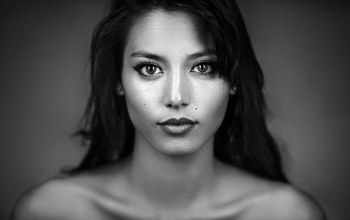
%> input picture course4/digital_signal_processing/lab4/face1.pgm, 350 x 220 px
$ octave task1.m   (GNU Octave 9; MATLAB toolbox functions it lacks are replaced by stand-ins)
%> lines starting %> are read from the running program, lines starting %| are printed output that depends on the picture; in (x1, y1, x2, y2) boxes, pixels count from 0 and x2, y2 are one past the last pixel; in counts of white or black regions, pixels touching at a corner belong together; the program's own positions count from 1
### course4/digital_signal_processing/lab4/regiongrow.m
function [g, NR, SI, TI] = regiongrow(f, S, T)
%REGIONGROW Perform segmentation by region growing.
%   [G, NR, SI, TI] = REGIONGROW(F, SR, T).  S can be an array (the
%   same size as F) with a 1 at the coordinates of every seed point
%   and 0s elsewhere.  S can also be a single seed value. Similarly,
%   T can be an array (the same size as F) containing a threshold
%   value for each pixel in F. T can also be a scalar, in which
%   case it becomes a global threshold.
%
%   On the output, G is the result of region growing, with each
%   region labeled by a different integer, NR is the number of
%   regions, SI is the final seed image used by the algorithm, and TI
%   is the image consisting of the pixels in F that satisfied the
%   threshold test.

%   Copyright 2002-2004 R. C. Gonzalez, R. E. Woods, & S. L. Eddins
%   Digital Image Processing Using MATLAB, Prentice-Hall, 2004
%   $Revision: 1.4 $  $Date: 2003/10/26 22:35:37 $

f = double(f);
% If S is a scalar, obtain the seed image.
if numel(S) == 1
   SI = f == S;
   S1 = S;
else
   % S is an array. Eliminate duplicate, connected seed locations
   % to reduce the number of loop executions in the following
   % sections of code.
   SI = bwmorph(S, 'shrink', Inf);
   J = find(SI);
   S1 = f(J); % Array of seed values.
end

TI = false(size(f));
for K = 1:length(S1)
   seedvalue = S1(K);
   S = abs(f - seedvalue) <= T;
   TI = TI | S;
end

% Use function imreconstruct with SI as the marker image to
% obtain the regions corresponding to each seed in S. Function
% bwlabel assigns a different integer to each connected region.
[g, NR] = bwlabel(imreconstruct(SI, TI));

### course4/digital_signal_processing/lab4/task1.m
f = imread('C:/Users/krist/Documents/repo/itmo/course4/digital_signal_processing/lab4/face1.pgm');
%> f is the input picture: size 220x350 uint8; min 0, max 255, mean 77.9

seeds = zeros(size(f));
seedx = [175 135 190 216];
seedy = [30 102 50 102];
seeds(sub2ind(size(f), seedy, seedx)) = 1;
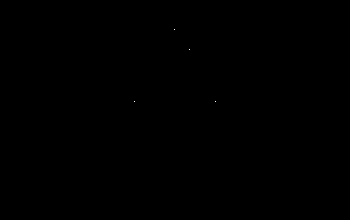
%> seeds: size 220x350 double; values 0 (black) and 1 (white), 0.01% white in thin lines or dots, all inside (x1, y1, x2, y2) = (134, 29, 216, 102)

[g, NR, SI] = regiongrow(f, seeds, 40);
%> in regiongrow, `S1 = f(J);`: S1 = [133; 186; 211; 160]
%> the loop in regiongrow, `for K = 1:length(S1)` made 4 passes
%> seedvalue on passes 1 to 4: 133, 186, 211, 160
%> pass 1, in regiongrow, `S = abs(f - seedvalue) <= T;`:
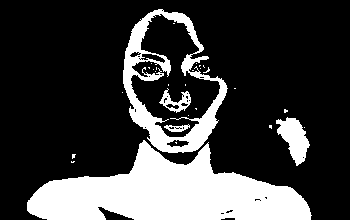
%> S: size 220x350 logical; 24.1% white; 29 white regions (24 under 20 px), largest, box (x1, y1, x2, y2) and area: (27, 140, 312, 220) 12815, (123, 9, 228, 153) 4331, (276, 117, 310, 166) 896, (159, 88, 191, 113) 313, (164, 124, 190, 132) 112
%> pass 2, in regiongrow, `TI = TI | S;`:
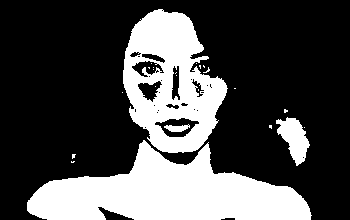
%> TI: size 220x350 logical; 29.6% white; 23 white regions (19 under 20 px), largest, box (x1, y1, x2, y2) and area: (27, 140, 312, 220) 12839, (123, 9, 228, 153) 8812, (276, 117, 310, 166) 896, (164, 124, 190, 132) 129
%> pass 3, in regiongrow, `S = abs(f - seedvalue) <= T;`:
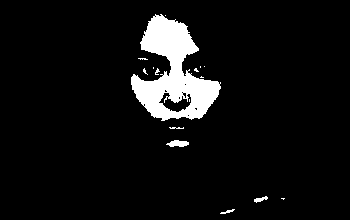
%> S: size 220x350 logical; 6.5% white; 16 white regions (11 under 20 px), largest, box (x1, y1, x2, y2) and area: (131, 14, 221, 121) 4697, (166, 140, 189, 147) 112, (254, 196, 268, 203) 49, (220, 209, 235, 214) 32, (169, 127, 184, 129) 22
%> after the loop in regiongrow, `for K = 1:length(S1)`:
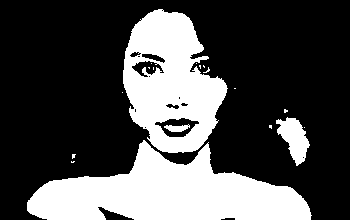
%> TI: size 220x350 logical; 30.3% white; 18 white regions (14 under 20 px), largest, box (x1, y1, x2, y2) and area: (27, 140, 312, 220) 12839, (123, 9, 228, 153) 9354, (276, 117, 310, 166) 896, (164, 124, 190, 132) 129
%> in regiongrow, `[g, NR] = bwlabel(imreconstruct(SI, TI));`:
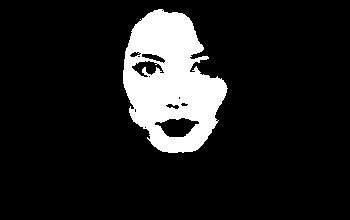
%> g: size 220x350 double; values 0 (black) and 1 (white), 12.1% white; 1 white region, box (x1, y1, x2, y2) and area: (123, 9, 228, 153) 9354
%> in regiongrow, `[g, NR] = bwlabel(imreconstruct(SI, TI));`: NR = 1
%> NR = 1
masked = f;
masked(g == 0) = 0;
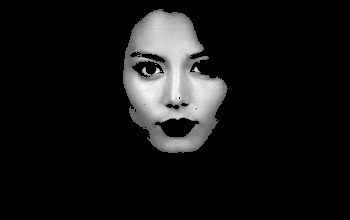
%> masked: size 220x350 uint8; min 0, max 251, mean 20.3

figure, imshow(f);
figure, imshow(g);
figure, imshow(masked);
figure, imshow(SI);

$ run again, with course4/digital_signal_processing/lab4/face2.pgm copied over course4/digital_signal_processing/lab4/face1.pgm
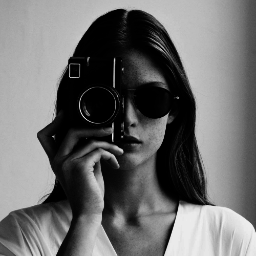
%> input picture course4/digital_signal_processing/lab4/face2.pgm, 256 x 256 px
%> f is the input picture: size 256x256 uint8; min 0, max 238, mean 108.7
%> seeds: size 256x256 double; values 0 (black) and 1 (white), 0.01% white in thin lines or dots, all inside (x1, y1, x2, y2) = (134, 29, 216, 102)
%> f: size 256x256 double
%> S1 = [14; 197; 189; 174]
%> the loop in regiongrow, `for K = 1:length(S1)` made 4 passes
%> seedvalue on passes 1 to 4: 14, 197, 189, 174
%> pass 1, in regiongrow, `S = abs(f - seedvalue) <= T;`:
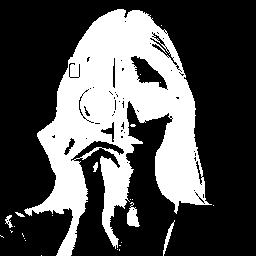
%> S: size 256x256 logical; 32.1% white; 25 white regions (19 under 20 px), largest, box (x1, y1, x2, y2) and area: (24, 9, 212, 256) 20579, (127, 202, 140, 227) 193, (163, 220, 175, 256) 106, (5, 215, 13, 228) 49, (93, 162, 98, 172) 33, (15, 212, 25, 217) 25
%> g: size 256x256 double; values 0 (black) and 1 (white), 77.8% white; 204 black regions (186 under 20 px), largest, box (x1, y1, x2, y2) and area: (230, 0, 256, 232) 4918, (110, 101, 177, 256) 4766, (0, 204, 73, 256) 1997
%> in regiongrow, `[g, NR] = bwlabel(imreconstruct(SI, TI));`: NR = 1
%> `masked(g == 0) = 0;`:
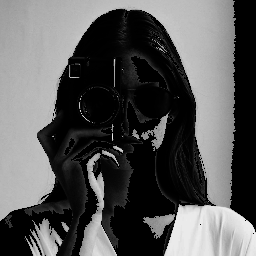
%> masked: size 256x256 uint8; min 0, max 237, mean 87

$ run again, with course4/digital_signal_processing/lab4/face3.pgm copied over course4/digital_signal_processing/lab4/face1.pgm
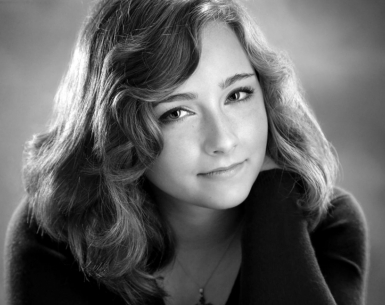
%> input picture course4/digital_signal_processing/lab4/face3.pgm, 385 x 305 px
%> f is the input picture: size 305x385 uint8; min 0, max 255, mean 97.9
%> seeds: size 305x385 double; values 0 (black) and 1 (white), 0% white in thin lines or dots, all inside (x1, y1, x2, y2) = (134, 29, 216, 102)
%> f: size 305x385 double
%> S1 = [36; 40; 71; 232]
%> the loop in regiongrow, `for K = 1:length(S1)` made 4 passes
%> seedvalue on passes 1 to 4: 36, 40, 71, 232
%> in regiongrow, `[g, NR] = bwlabel(imreconstruct(SI, TI));`:
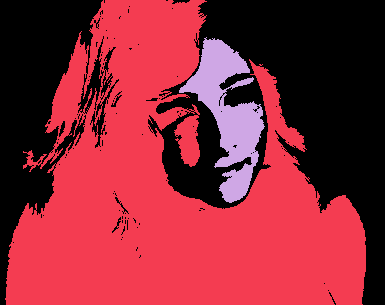
%> g: size 305x385 double; 3 distinct labels, from 0 to 2; one colour per label, 0 black
%> in regiongrow, `[g, NR] = bwlabel(imreconstruct(SI, TI));`: NR = 2
%> `imshow(g)`:
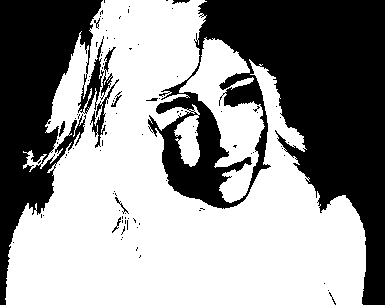
%> displayed picture: size 305x385, on the screen's scale of 0 to 255; 58.2% white; 101 black regions (90 under 20 px), largest, box (x1, y1, x2, y2) and area: (148, 0, 385, 305) 32756, (0, 0, 104, 305) 15324, (90, 79, 119, 148) 345

$ run again, with course4/digital_signal_processing/lab4/face4.pgm copied over course4/digital_signal_processing/lab4/face1.pgm
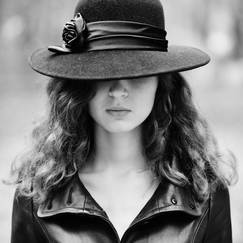
%> input picture course4/digital_signal_processing/lab4/face4.pgm, 243 x 243 px
%> f is the input picture: size 243x243 uint8; min 0, max 255, mean 122.6
%> seeds: size 243x243 double; values 0 (black) and 1 (white), 0.01% white in thin lines or dots, all inside (x1, y1, x2, y2) = (134, 29, 216, 102)
%> f: size 243x243 double
%> S1 = [185; 216; 183; 206]
%> the loop in regiongrow, `for K = 1:length(S1)` made 4 passes
%> seedvalue on passes 1 to 4: 185, 216, 183, 206
%> g: size 243x243 double; 3 distinct labels, from 0 to 2
%> in regiongrow, `[g, NR] = bwlabel(imreconstruct(SI, TI));`: NR = 2
%> `imshow(g)`:
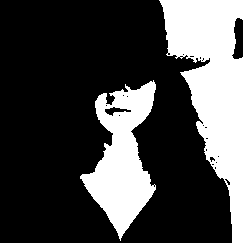
%> displayed picture: size 243x243, on the screen's scale of 0 to 255; 27.7% white; 2 white regions, box (x1, y1, x2, y2) and area: (159, 0, 243, 243) 10230, (80, 80, 156, 241) 6124
